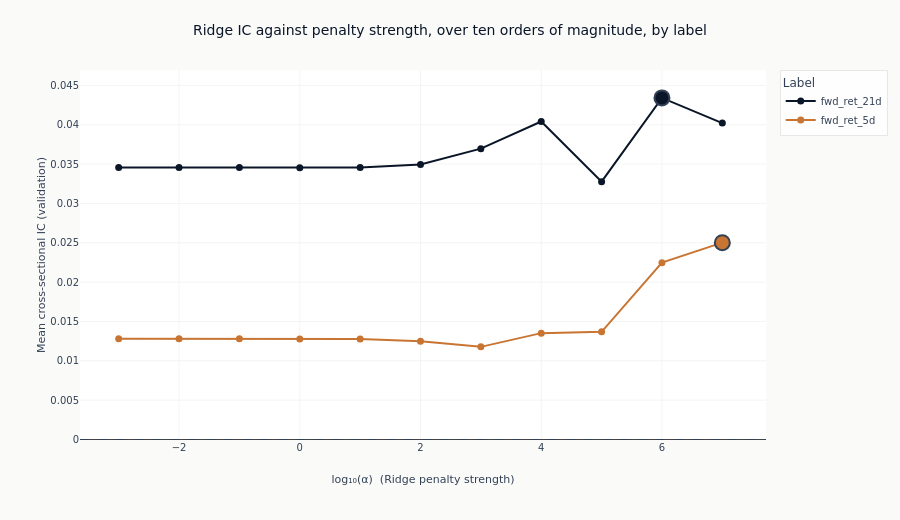

The notebook cell this image was saved under:
### Markdown cell above
### What shrinkage does on its own

The bar chart mixes three estimators. Tracing IC across the Ridge penalty alone isolates the
effect of shrinkage, with the estimator, the features and the folds all held fixed and only
`alpha` moving. The alpha is read from each configuration's declared parameters rather than
parsed out of its name, so the curve plots what was fitted.

One curve per label puts both horizons on one pair of axes, which is the comparison fitting
them together exists to make: whether the penalty that helps most is the same strength at each
horizon, and whether the curve has the same shape at all.

### Code cell
ridge = (
    catalog.filter(pl.col("model_class") == "Ridge")
    .with_columns(
        alpha=pl.col("params").str.extract(r"alpha=([0-9.eE+-]+)").cast(pl.Float64),
    )
    .drop_nulls("alpha")
    .sort("label", "alpha")
)
if ridge.height:
    ridge_labels = [label for label in panel_labels if label in set(ridge.get_column("label"))]
    # One colour per label. Wrapping a short palette would give two labels the same colour and
    # two identical legend swatches, so this raises instead.
    curve_colors = [
        COLORS["blue"],
        COLORS["copper"],
        COLORS["amber"],
        COLORS["positive"],
        COLORS["negative"],
        COLORS["slate"],
    ]
    if len(ridge_labels) > len(curve_colors):
        raise ValueError(
            f"{len(ridge_labels)} labels carry a Ridge sweep but only {len(curve_colors)} "
            "distinct line colours; add colours rather than letting two labels share one"
        )
    fig_alpha = go.Figure()
    peaks = {}
    for index, label in enumerate(ridge_labels):
        series = ridge.filter(pl.col("label") == label)
        log_alpha = np.log10(series.get_column("alpha").to_numpy())
        ridge_ic = series.get_column("ic_mean").to_numpy()
        peak = int(np.argmax(ridge_ic))
        peaks[label] = (float(log_alpha[peak]), float(ridge_ic[peak]))
        fig_alpha.add_trace(
            go.Scatter(
                x=log_alpha,
                y=ridge_ic,
                mode="lines+markers",
                name=label,
                line=dict(color=curve_colors[index], width=2),
                marker=dict(size=7, color=curve_colors[index]),
            )
        )
        fig_alpha.add_trace(
            go.Scatter(
                x=[log_alpha[peak]],
                y=[ridge_ic[peak]],
                mode="markers",
                marker=dict(
                    size=15,
                    color=curve_colors[index],
                    line=dict(width=2, color=COLORS["neutral"]),
                ),
                showlegend=False,
                hoverinfo="skip",
            )
        )
    fig_alpha.add_hline(y=0, line_width=1, line_dash="dash", line_color=COLORS["neutral"])
    fig_alpha.update_layout(
        title="Ridge IC against penalty strength, over ten orders of magnitude, by label",
        height=520,
        width=900,
        margin=dict(t=70),
        legend=dict(title_text="Label"),
    )
    fig_alpha.update_xaxes(title_text="log₁₀(α)  (Ridge penalty strength)", zeroline=False)
    fig_alpha.update_yaxes(title_text="Mean cross-sectional IC (validation)")
    peak_text = ", ".join(
        f"{label} at 1e{int(round(peaks[label][0]))} (IC {peaks[label][1]:+.3f})"
        for label in ridge_labels
    )
    # Where the curves sit relative to zero is read off the fitted values rather than asserted,
    # so the description cannot drift from the run that produced the figure.
    sides = {
        label: ridge.filter(pl.col("label") == label).get_column("ic_mean")
        for label in ridge_labels
    }
    if all((values > 0).all() for values in sides.values()):
        placement = "Every line sits above zero across the grid"
    elif all((values < 0).all() for values in sides.values()):
        placement = "Every line sits below zero across the grid"
    else:
        placement = "The lines cross zero within the grid"
    show_plotly_with_alt(
        fig_alpha,
        "Line chart of mean validation information coefficient against the base-ten logarithm of "
        "the Ridge penalty, one line per label, against a dashed zero line. "
        f"{placement}. The peak on each line is ringed: {peak_text}.",
    )
else:
    print(
        "No declared label declares Ridge configurations, so there is no penalty sweep to trace. "
        "Which estimators this section can show is decided by the menus at "
        "config/training/*.yaml."
    )

### Figure 1 — Plotly figure (JSON) as saved in the notebook; plotly's stock layout.template omitted (floating-point values rounded to 4 significant figures)
{"data": [{"line": {"color": "#0a1628", "width": 2}, "marker": {"color": "#0a1628", "size": 7}, "mode": "lines+markers", "name": "fwd_ret_21d", "type": "scatter", "x": [-3.0, -2.0, -1.0, 0.0, 1.0, 2.0, 3.0, 4.0, 5.0, 6.0, 7.0], "y": [0.03458, 0.03458, 0.03458, 0.03453, 0.03456, 0.03494, 0.03696, 0.04041, 0.03277, 0.04342, 0.04021]}, {"hoverinfo": "skip", "marker": {"color": "#0a1628", "line": {"color": "#334155", "width": 2}, "size": 15}, "mode": "markers", "showlegend": false, "type": "scatter", "x": [6.0], "y": [0.04342]}, {"line": {"color": "#C87533", "width": 2}, "marker": {"color": "#C87533", "size": 7}, "mode": "lines+markers", "name": "fwd_ret_5d", "type": "scatter", "x": [-3.0, -2.0, -1.0, 0.0, 1.0, 2.0, 3.0, 4.0, 5.0, 6.0, 7.0], "y": [0.0128, 0.01279, 0.01279, 0.01278, 0.01276, 0.01249, 0.01177, 0.01352, 0.01368, 0.02247, 0.02502]}, {"hoverinfo": "skip", "marker": {"color": "#C87533", "line": {"color": "#334155", "width": 2}, "size": 15}, "mode": "markers", "showlegend": false, "type": "scatter", "x": [7.0], "y": [0.02502]}], "layout": {"height": 520, "legend": {"title": {"text": "Label"}}, "margin": {"t": 70}, "shapes": [{"line": {"color": "#334155", "dash": "dash", "width": 1}, "type": "line", "x0": 0, "x1": 1, "xref": "x domain", "y0": 0, "y1": 0, "yref": "y"}], "title": {"text": "Ridge IC against penalty strength, over ten orders of magnitude, by label"}, "width": 900, "xaxis": {"title": {"text": "log₁₀(α)  (Ridge penalty strength)"}, "zeroline": false}, "yaxis": {"title": {"text": "Mean cross-sectional IC (validation)"}}}}
